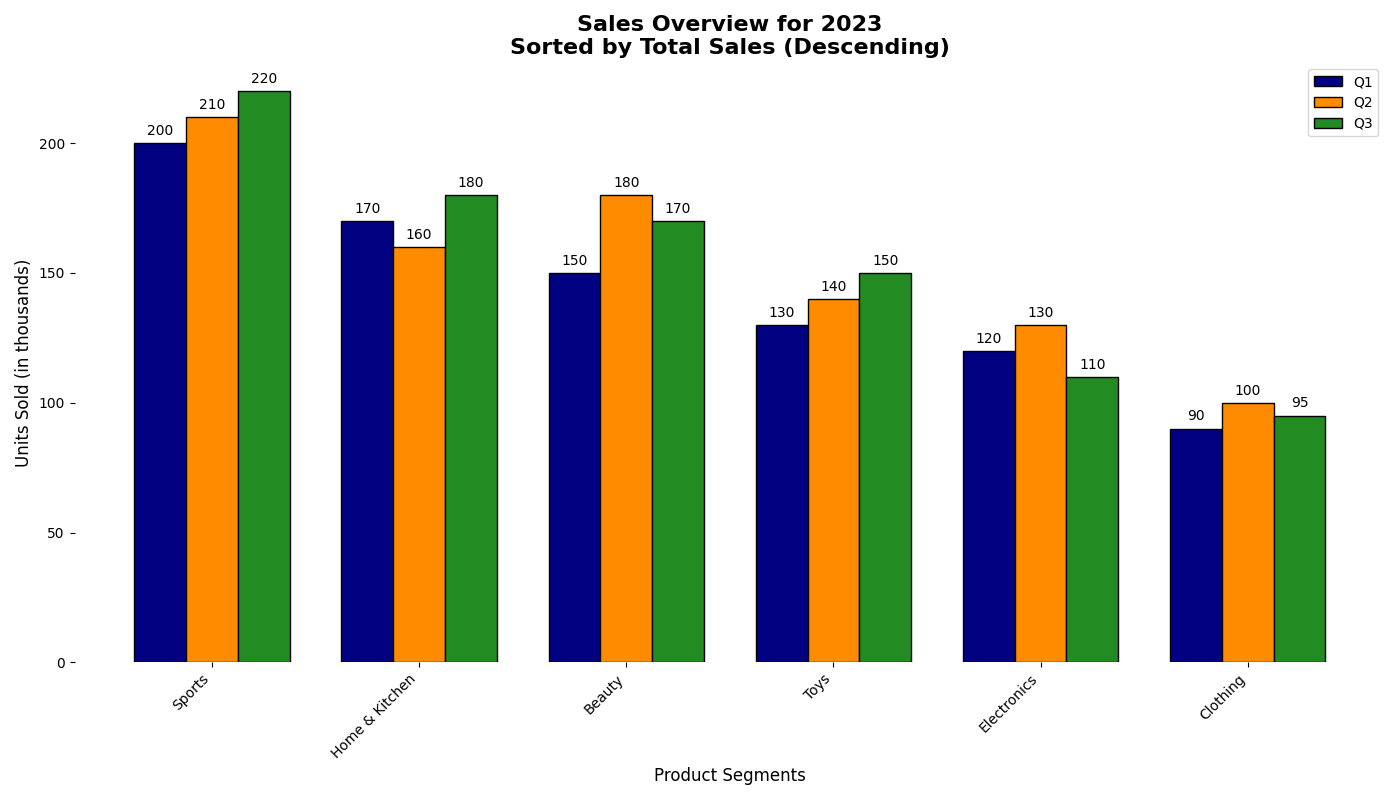

Write the Python code that produced this figure.
import matplotlib.pyplot as plt
import numpy as np

# Original categories and sales data
categories = ['Beauty', 'Sports', 'Toys', 'Electronics', 'Home & Kitchen', 'Clothing']
sales_q1 = np.array([150, 200, 130, 120, 170, 90])
sales_q2 = np.array([180, 210, 140, 130, 160, 100])
sales_q3 = np.array([170, 220, 150, 110, 180, 95])

# Calculate total sales per category
total_sales = sales_q1 + sales_q2 + sales_q3

# Sort categories and sales data based on total sales (descending order)
sorted_indices = np.argsort(total_sales)[::-1]
categories_sorted = [categories[i] for i in sorted_indices]
sales_q1_sorted = sales_q1[sorted_indices]
sales_q2_sorted = sales_q2[sorted_indices]
sales_q3_sorted = sales_q3[sorted_indices]

# Plotting the sorted bar chart
fig, ax = plt.subplots(figsize=(14, 8))
width = 0.25
x = np.arange(len(categories_sorted))

bars1 = ax.bar(x - width, sales_q1_sorted, width, color='navy', edgecolor='black', label='Q1')
bars2 = ax.bar(x, sales_q2_sorted, width, color='darkorange', edgecolor='black', label='Q2')
bars3 = ax.bar(x + width, sales_q3_sorted, width, color='forestgreen', edgecolor='black', label='Q3')

for bar in bars1 + bars2 + bars3:
    yval = bar.get_height()
    ax.text(bar.get_x() + bar.get_width()/2, yval + 2, int(yval), ha='center', va='bottom')

ax.set_xlabel('Product Segments', fontsize=12)
ax.set_ylabel('Units Sold (in thousands)', fontsize=12)
ax.set_title('Sales Overview for 2023\nSorted by Total Sales (Descending)', fontsize=16, fontweight='bold')
ax.set_xticks(x)
ax.set_xticklabels(categories_sorted, rotation=45, ha='right')

ax.yaxis.grid(False)
ax.spines['top'].set_visible(False)
ax.spines['right'].set_visible(False)
ax.spines['left'].set_visible(False)
ax.spines['bottom'].set_visible(False)

ax.legend()

plt.tight_layout()
plt.show()
